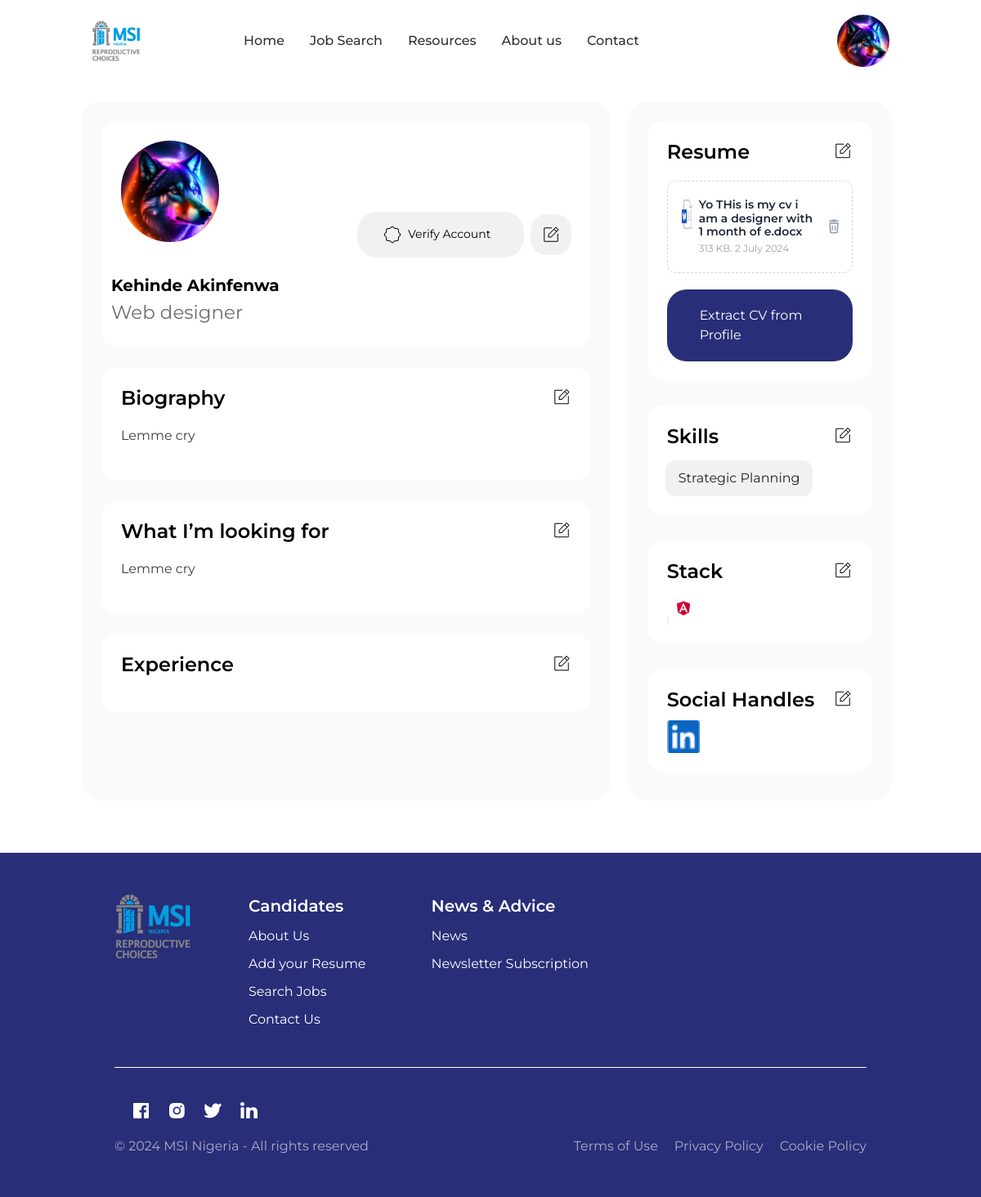
/dashboard.php (signed in), run on the app's committed database.
### tables this page shows
CREATE TABLE `skills` (
  `id` int NOT NULL,
  `skill` varchar(255) NOT NULL,
  `email` varchar(255) NOT NULL
);

CREATE TABLE `logos` (
  `id` int NOT NULL,
  `stack_name` varchar(255) NOT NULL,
  `stack_picture` varchar(255) NOT NULL
);

CREATE TABLE `socials` (
  `id` int NOT NULL,
  `facebook` varchar(255) DEFAULT 'undefined',
  `linkedin` varchar(255) DEFAULT 'undefined',
  `youtube` varchar(255) DEFAULT 'undefined',
  `x` varchar(255) DEFAULT 'undefined',
  `email` varchar(255) DEFAULT NULL
);

### dashboard.php (the view, shortened to what this page needs)
<html>
<head>
	<link rel="stylesheet" type="text/css" href="bootstrap/css/bootstrap.min.css">
	<link rel="stylesheet" type="text/css" href="css/main.css">
</head>
<body>
<?php
include 'navbar.php';
?>
<div class="sections" style="background: white;padding-left: 100px;padding-right: 100px;">
	<div style="margin-top: 60px;">
		<div style="width: 100% !important;gap: 21px;background: transparent;justify-content: space-between;display: flex;padding-right: 30px;height: auto;">
			<div class="col-lg-8 col-md-8 col-sm-8" style="background: #FAFAFA;padding: 24px;border-radius: 24px;display: flex;flex-direction: column;gap: 24px;flex: 1 1 100;">
				<div class="dash-sec">
					<div class="row" style="gap: 8px;display: flex;">
						<div class="modal-trigger img-wrap" data-target="#modal1" data-toggle="modal" style="cursor: pointer;">
							<img src="profile/<?php echo $_SESSION['profile-pic']; ?>" style="width: 100% !important;height: 100% !important;border-radius: inherit;">
						</div>
						<div style="padding-left: 0 !important;width: auto;display: flex;height: 100% !important;background: transparent;flex-direction: column;margin-top: 30px;">
							<p style="width: auto;" class="fname"><?php echo $_SESSION["fullname"]; ?></p>
							<p class="title"><?php echo $_SESSION["title"]; ?></p>
						</div>
					</div>
					<div style="display: flex;align-items: center;gap: 8px;">
						<?php
						$status = "SELECT * FROM `users` WHERE `email`='".$_SESSION["email"]."' AND `acct_status`='unverified'";
						$status_query = mysqli_query($conn, $status);
						if (mysqli_num_rows($status_query) > 0) {
						?>
						<a href="verify_acct.php?id=<?php echo $_SESSION['unique_id']; ?>">
							<div class="verify-button">
								<div>
									<img src="images/verify.png">
								</div>
								<div>
									<font style="font-size: 14px;color: black;">Verify Account</font>
								</div>
							</div>
						</a>
						<?php
						}
						?>
						<a href="settings.php">
							<div class="edit-profile">
								<div>
									<img src="images/NotePencil.png">
								</div>
							</div>
						</a>
					</div>
				</div>
				<div class="dash-sec" style="flex-direction: column;">
					<div style="display: flex;justify-content: space-between;">
						<div>
							<p class="bio">Biography</p>
						</div>
						<div class="modal-trigger" data-target="#modal2" data-toggle="modal">
							<img src="images/edit.png">
						</div>
					</div>
					<div>
						<p class="bio-text"><?php echo $_SESSION["biography"]; ?></p>
					</div>
				</div>
				<div class="dash-sec" style="flex-direction: column;">
					<div style="display: flex;justify-content: space-between;">
						<div>
							<p class="bio">What I’m looking for</p>
						</div>
						<div class="modal-trigger" data-target="#modal3" data-toggle="modal">
							<img src="images/edit.png">
						</div>
					</div>
					<div>
						<p class="bio-text"><?php echo $_SESSION["looking"]; ?></p>
					</div>
				</div>
				<div class="dash-sec" style="flex-direction: column;gap: 20px;">
					<div style="background: transparent;display: flex;justify-content: space-between;width: 100% !important;">
						<div style="width: auto;">
							<font class="bio">Experience</font>
						</div>
						<div class="modal-trigger" data-target="#modal4" data-toggle="modal">
							<img src="images/edit.png">
						</div>
					</div>
				</div>
			</div>
			<div class="col-lg-4 col-sm-4 col-md-4" style="background: #FAFAFA;padding: 24px;border-radius: 24px;display: flex;flex-direction: column;gap: 24px;height: auto;padding-bottom: 34px;height: 70% !important;flex: 1 1 100;">
				<div style="display: flex;flex-direction: column;gap: 30px;">
					<div class="dash-sec" style="flex-direction: column;gap: 20px;">
						<div style="background: transparent;display: flex;justify-content: space-between;width: 100% !important;">
							<div style="width: auto;">
								<font class="bio">Resume</font>
							</div>
							<?php
							if ($_SESSION['cv'] == ' ') {
							?>
							<div style="width: 24px;height: 24px;" class="modal-trigger" data-target="#modal6" data-toggle="modal">
							<?php
							}
							else{
							?>
							<div style="width: 24px;height: 24px;">
							<?php
							}
							?>
								<img src="images/edit.png">
							</div>
						</div>
						<div>
							<div class="resume">
								<a href="cv/<?php echo $_SESSION["cv"]; ?>" download>
									<div style="display: flex;gap: 8px;">
										<div style="width: 40px;height: 40px;">
											<img src="images/file type.png" id="fileTypeImage" style="width: 100% !important;height: 100% !important;">
										</div>
										<div style="display: flex;align-items: center;">
											<div style="flex-direction: column;display: flex;gap: 3px;">
												<font class="cv-name"><?php echo $_SESSION["cv"]; ?></font>
												<font class="addons">313 KB. 2 July 2024</font>
											</div>
										</div>
									</div>
								</a>
								<div class="modal-trigger" data-target="#modal5" data-toggle="modal" style="width: 16px !important;background: transparent;">
									<div style="background: transparent;">
										<img src="images/bin.png">
									</div>
								</div>
							</div>
						</div>
						<div>
							<a href="generate_cv.php">
								<div class="extract-cv">
									Extract CV from Profile
								</div>
							</a>
						</div>
					</div>
					<div class="dash-sec">
						<div style="width: 100% !important">
							<div style="width: 100% !important;display: flex;flex-direction: column;gap: 15px;">
								<div style="background: transparent;display: flex;justify-content: space-between;width: 100% !important;">
									<div style="width: auto;">
										<font class="bio">Skills</font>
									</div>
									<div style="width: 24px;height: 24px;">
										<img src="images/edit.png">
									</div>
								</div>
								<div>
									<div style="display: flex;gap: 10px;padding-left: 10px;" class="row">
									<?php
									$skill_select = "SELECT * FROM `skills` WHERE `email`='".$_SESSION["email"]."'";
									$skill_select_query = mysqli_query($conn, $skill_select);
									if (mysqli_num_rows($skill_select_query) > 0) {
										while ($row = mysqli_fetch_assoc($skill_select_query)){
											$skill = $row["skill"];
									?>
										<div class="skill">
											<font><?php echo $skill; ?></font>
										</div>
										<?php
											}
										}
										?>
									</div>
								</div>
							</div>
						</div>
					</div>
					<div class="dash-sec">
						<div style="width: 100%;">
							<div style="width: 100%;display: flex;flex-direction: column;gap: 10px;">
								<div style="background: transparent;display: flex;justify-content: space-between;width: 100% !important;">
									<div style="width: auto;">
										<font class="bio">Stack</font>
									</div>
									<div style="width: 24px;height: 24px;">
										<img src="images/edit.png">
									</div>
								</div>
								<div>
									<div class="row" style="gap: 10px;">
										<?php
										$stack_select = "SELECT * FROM `stack` WHERE `email`='".$_SESSION["email"]."' ORDER BY `id` DESC";
										$stack_select_query = mysqli_query($conn, $stack_select);
										if (mysqli_num_rows($stack_select_query) > 0) {
											while ($rowss = mysqli_fetch_assoc($stack_select_query)) {
											$stack = $rowss["stack"];
											$logo_select = "SELECT * FROM `logos` WHERE `stack_name` LIKE '%".$stack."%'";
											$logo_select_query = mysqli_query($conn, $logo_select);
											if (mysqli_num_rows($logo_select_query) > 0) {
												while ($rows = mysqli_fetch_assoc($logo_select_query)) {
													$stack_logo = $rows["stack_picture"];
										?>
										<div style="width: 40px;background: transparent;height: 40px;" title="<?php echo $stack; ?>">
											<img src="logos/<?php echo $stack_logo ?>" style="width: 40px !important;height: 40px !important;">
										</div>
										<?php
										}}
										else{
										?>
										<div class="skill">
											<font><?php echo $stack; ?></font>
										</div>
										<?php
										}}}
										?>
									</div>
								</div>
							</div>
						</div>
					</div>
					<div class="dash-sec">
						<div style="width: 100%;">
							<div style="width: 100%;display: flex;flex-direction: column;gap: 10px;">
								<div style="background: transparent;display: flex;justify-content: space-between;width: 100% !important;">
									<div style="width: auto;">
										<font class="bio">Social Handles</font>
									</div>
									<div style="width: 24px;height: 24px;">
										<img src="images/edit.png">
									</div>
								</div>
								<div>
									<div class="row" style="gap: 10px;">
										<?php
										$social_select = "SELECT * FROM `socials` WHERE `email`='".$_SESSION["email"]."'";
										$social_select_query = mysqli_query($conn, $social_select);
										if (mysqli_num_rows($social_select_query) > 0) {
											while ($ro = mysqli_fetch_assoc($social_select_query)){
												if (!is_null($ro['linkedin'])) {
										?>
										<div style="width: 40px;background: transparent;height: 40px;">
											<img src="images/linkedIn.png" style="width: 40px !important;height: 40px !important;">
										</div>
											<?php
											}
											?>
											<?php
											if (!is_null($ro['x'])) {
											?>
											<div style="width: 40px;background: transparent;height: 40px;">
												<img src="images/ex.png" style="width: 40px !important;height: 40px !important;">
											</div>
											<?php
											}}}
											?>
									</div>
								</div>
							</div>
						</div>
					</div>
				</div>
			</div>
		</div>
	</div>
</div>
<?php
include 'footer.php';
?>
</body>
</html>

### css/main.css (style rules this page uses)
* { font-family: montserrat; }
body { padding: 0; margin: 0; background: #FAFAFA; }
.edit-profile { display: flex; justify-content: center; align-items: center; gap: 8px; width: 50px; height: 50px; border-radius: 20px; background: rgba(116, 116, 128, 0.10); }
.skill { width: auto; display: flex; padding: 10px 16px; justify-content: center; align-items: center; gap: 8px; flex: 1 1 100; font-size: ; border-radius: 12px; background: rgba(116, 116, 128, 0.10); }
.addons { color: var(--Grey-400, #98A2B3); font-family: Montserrat; font-size: 12px; font-style: normal; font-weight: 400; line-height: 145%; }
.cv-name { color: var(--Grey-800, #1D2739); font-family: Montserrat; font-size: 14px; font-style: normal; font-weight: 600; line-height: 120%; }
.extract-cv { display: flex; padding: 20px 40px; justify-content: center; align-items: center; gap: 8px; color: white; align-self: stretch; border-radius: 24px; background: var(--Primary-Primary, #292E78); }
.resume { display: flex; padding: 20px 16px; align-items: center; justify-content: space-between; gap: 16px; align-self: stretch; border-radius: 10px; border: 1px dashed var(--Grey-300, #D0D5DD); background: var(--Shade-White, #FFF); }
.bio-text { color: var(--Neutrals-Neutrals800, #433E3F); font-family: Montserrat; font-size: 16px; font-style: normal; font-weight: 400; line-height: 30px; }
.bio { color: #000; font-family: Montserrat; font-size: 24px; font-style: normal; font-weight: 600; line-height: 120%; }
.dash-sec { background: white; padding: 24px; display: flex; justify-content: space-between; border-radius: 20px; }
.fname { color: #000; font-family: Montserrat; font-size: 20px; font-style: normal; font-weight: 700; }
.title { color: var(--Neutrals-Neutrals600, #726C6C); font-family: Montserrat; font-size: 23px; font-style: normal; font-weight: 400; line-height: 5px; }
.verify-button { display: flex; padding: 16px 40px 16px 32px; justify-content: center; align-items: center; gap: 8px; border-radius: 24px; background: rgba(116, 116, 128, 0.10); width: 204px; height: 56px; }
.img-wrap { width: 144px !important; border-radius: 500px; height: 124px !important; }
.sections { width: 100% !important; height: auto !important; padding-left: 100px; padding-right: 100px; padding-top: 64px; padding-bottom: 64px; background: inherit; }
.modal-trigger { cursor: pointer !important; }
a { text-decoration: none; }

### data on the page
skills: skill "Strategic Planning"
logos: stack_picture (picture)

### other printed values
$_SESSION["fullname"] "Kehinde Akinfenwa"
$_SESSION["title"] "Web designer"
$_SESSION["biography"] "Lemme cry"
$_SESSION["looking"] "Lemme cry"
$_SESSION["cv"] "Yo THis is my cv i am a designer with 1 month of e.docx"
